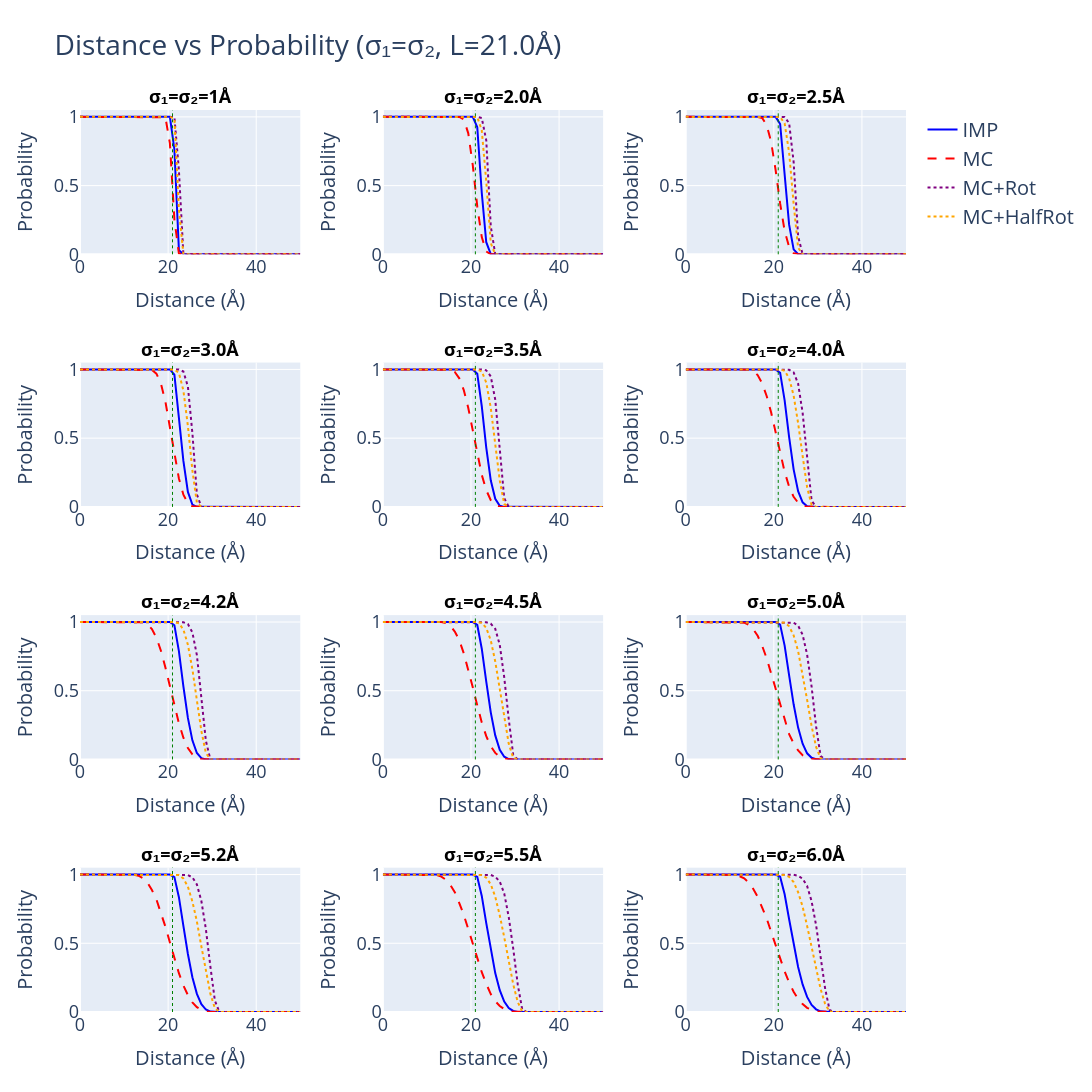

Notebook cell for this chart:
### Code cell
# =============================================================================
# CELL 1: Fixed σ₁ = σ₂, varying distance (3x3 grid)
# =============================================================================

np.random.seed(42)

# Control variables
SAVE_PLOTS = False
L = 21.0
N_MC = 50000

print("="*70)
print("CELL 1: Distance vs Probability (σ₁ = σ₂, symmetric)")
print("="*70)

sigma_values = [1, 2.0, 2.5, 3.0, 3.5, 4.0, 4.2, 4.5, 5.0, 5.2, 5.5, 6.0]
distances = np.linspace(0.000000, 50, 50)
p1 = np.array([0.0, 0.0, 0.0])

# Create subplot grid dynamically based on how many sigma values you have
n_panels = len(sigma_values)
n_cols = 3
n_rows = int(np.ceil(n_panels / n_cols))

fig = make_subplots(
    rows=n_rows, cols=n_cols,
    subplot_titles=[f'σ₁=σ₂={s}Å' for s in sigma_values],
    vertical_spacing=0.12,
    horizontal_spacing=0.10
)

for idx, sigma in enumerate(sigma_values):
    row = idx // n_cols + 1
    col = idx % n_cols + 1

    prob_imp = []
    prob_mc = []
    prob_mc_rot = []
    prob_mc_half_rot = []

    for d in distances:
        p2 = np.array([d, 0.0, 0.0])
        prob_imp.append(compute_imp_probability(d, sigma, sigma, L))
        prob_mc.append(compute_mc_probability(p1, p2, sigma, sigma, L, N=N_MC))
        prob_mc_rot.append(compute_mc_probability_rotinv(p1, p2, sigma, sigma, L, N=N_MC))
        prob_mc_half_rot.append(compute_mc_probability_half_rotinv(p1, p2, sigma, sigma, L, N=N_MC))

    fig.add_trace(
        go.Scatter(
            x=distances, y=prob_imp, mode='lines',
            name='IMP', line=dict(color='blue', width=2),
            showlegend=(idx == 0)
        ),
        row=row, col=col
    )

    fig.add_trace(
        go.Scatter(
            x=distances, y=prob_mc, mode='lines',
            name='MC', line=dict(color='red', width=2, dash='dash'),
            showlegend=(idx == 0)
        ),
        row=row, col=col
    )
    
    fig.add_trace(
        go.Scatter(
            x=distances, y=prob_mc_rot, mode='lines',
            name='MC+Rot', line=dict(color='purple', width=2, dash='dot'),
            showlegend=(idx == 0)
        ),
        row=row, col=col
    )
    
    fig.add_trace(
        go.Scatter(
            x=distances, y=prob_mc_half_rot, mode='lines',
            name='MC+HalfRot', line=dict(color='orange', width=2, dash='dot'),
            showlegend=(idx == 0)
        ),
        row=row, col=col
    )

    fig.add_vline(x=L, line=dict(color='green', dash='dot', width=1), row=row, col=col)

# Update axes only for panels that actually exist
for idx in range(n_panels):
    row = idx // n_cols + 1
    col = idx % n_cols + 1
    fig.update_xaxes(
        title_text="Distance (Å)",
        row=row, col=col,
        title_font=dict(size=20),
        tickfont=dict(size=18)
    )
    fig.update_yaxes(
        title_text="Probability",
        row=row, col=col,
        title_font=dict(size=20),
        tickfont=dict(size=18),
        range=[0, 1.05]
    )
    
fig.update_layout(
    height=1100,
    width=1500,
    title_text=f"Distance vs Probability (σ₁=σ₂, L={L}Å)",
    title_font=dict(size=28),
    showlegend=True,
    legend=dict(font=dict(size=20)),
    font=dict(size=18),
    margin=dict(l=80, r=60, t=110, b=80)
)

for ann in fig.layout.annotations:
    ann.font = dict(size=18, color="black")
    ann.text = f"<b>{ann.text}</b>"

fig.show()

if SAVE_PLOTS:
    os.makedirs("output_figures", exist_ok=True)
    fig.write_html("output_figures/cell1_symmetric_sigma_grid.html")
    print(" Saved: output_figures/cell1_symmetric_sigma_grid.html")

print("="*70)
print("CELL 1 COMPLETE")
print("="*70)
